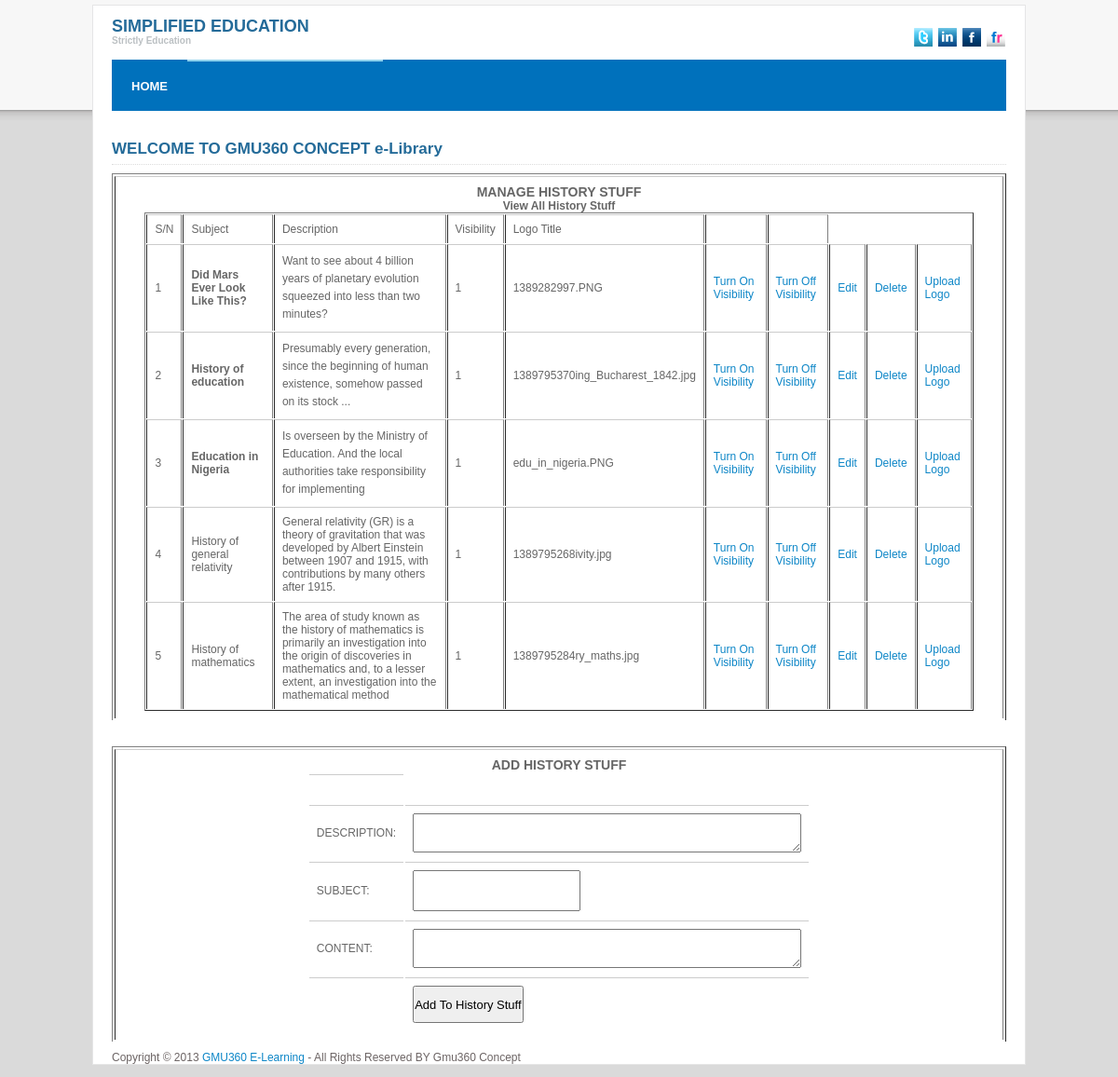
Page /administrator/manage_history_stuff.php on the committed database.
### tables this page shows
CREATE TABLE `history` (
  `id` int(11) NOT NULL auto_increment,
  `description` varchar(200) NOT NULL,
  `subject` varchar(100) NOT NULL,
  `content` text NOT NULL,
  `logo` varchar(100) NOT NULL,
  `visibility` int(11) NOT NULL,
  `entry_date` date NOT NULL,
  PRIMARY KEY  (`id`)
);

### administrator/manage_history_stuff.php (the view, shortened to what this page needs)
<!DOCTYPE html PUBLIC "-//W3C//DTD XHTML 1.0 Transitional//EN" "http://www.w3.org/TR/xhtml1/DTD/xhtml1-transitional.dtd">
<html xmlns="http://www.w3.org/1999/xhtml">
<head>
<link rel="stylesheet" href="../css/style.css" type="text/css" media="all" />
</head>
<body>
<div id="shell">
  <div id="header">
    <h1 id="logo"><a href="#">SIMPLIFIED EDUCATION<span>Strictly Education</span></a></h1>
    <div class="socials"> <a href="#" class="link link-twitter">Twitter</a> <a href="#" class="link link-linkedin">LinkedIn</a> <a href="#" class="link link-facebook">Facebook</a> <a href="#" class="link link-flickr">flickr</a> </div>
  </div>
  <div id="navigation">
    <ul>
      <li><a href="../index.php">HOME</a></li>
      <li><a href="#" class="active"></a></li>
      <li><a href="#" class="active"></a></li>
      <li><a href="#" class="active"></a></li>
      <li><a href="#" class="active"></a></li>
      <li><a href="#" class="active"></a></li>
    </ul>
  </div>
  <div id="main">
    <br/><br/>
    <h2><a href="index.php">WELCOME TO GMU360 CONCEPT e-Library </a></h2>
    <table width="100%" border="1" id="box-table-a">
    <tr width="100%">
      <td width="40%">
      <center>
  <div id="bar">
    <h3>MANAGE HISTORY STUFF</h3></div>
<?php
$cat=mysql_query("SELECT *  FROM `history`");
?>
<legend><b>View All History Stuff</b><?php
if(mysql_num_rows($cat)>0){
?>
</legend><table width="95%" border="1" cellspacing="1">
	<tr class="thead">
        <td>S/N</td>
  <td>Subject</td>
      <td>Description</td>
    <td>Visibility</td>
    <td>Logo Title</td>
    <td></td>
    <td></td>
    </tr>
  <?php
$s=1;
  	while($l=mysql_fetch_array($cat)){
		$id=$l['id'];
	echo "<tr class= \"trodd\">";
	?>
    <td><?php echo $s++; ?></td>
    <td><?php echo $l['subject'];?></td>
        <td><?php echo $l['description'];?></td>
        <td><?php echo $l['visibility'];?></td>
        <td><?php echo $l['logo'];?></td>
   <?php echo "<td><a href='manage_history_stuff.php?deleteid=$id'>Turn On Visibility</a></td>"; ?>
   <?php echo "<td><a href='manage_history_stuff.php?deleteid2=$id'>Turn Off Visibility</a></td>"; ?>
         <?php echo "<td><a href='edit_history_stuff.php?id=$id'>Edit</a></td>"; ?>
    <?php echo "<td><a href='manage_history_stuff.php?deleteid3=$id'>Delete</a></td>"; ?>
        <?php echo "<td><a href='manage_history_stuff.php?deleteid4=$id'>Upload Logo</a></td>"; ?>
 </tr>
 <?php
}
}
?>
</table>
      </td>
      </tr>
        </table><br/><br/>
            <table width="100%" border="1" id="box-table-a">
    <tr width="100%">
      <td width="40%">
      <center>
<form action="<?php echo $_SERVER['PHP_SELF'];?>" method="post">
  <div id="bar">
    <h3>ADD HISTORY STUFF</h3></div>
        <table border="0" width="398" height="255px">
        <tr><td>&nbsp;</td></tr>
        	<tr>
            	<td height="37" ><p>DESCRIPTION:</p></label></td>
              <td ><textarea name="description"  cols="50" role="50"></textarea></td>
            </tr>
            <tr>
            	<td height="36"><p>SUBJECT:</p></td>
              <td><input id="input" type="text"  name="subject" /></td>
            </tr>
            <tr>
            	<td height="37" ><p>CONTENT:</p></label></td>
              <td ><textarea name="content" cols="50" role="50"></textarea></td>
            </tr>
            <tr>
            	<td><label></label></td>
                <td align="justify"><input name="button" type="submit"  id="button" value="Add To History Stuff"/></td>
            </tr>
        </table>
	</form>
    </center>
      </td>
      </tr>
        </table>
  </div>
      <p class="lf">Copyright &copy; 2013 <a href="#">GMU360 E-Learning </a> - All Rights Reserved BY Gmu360 Concept</p>
</div>
</body>
</html>

### css/style.css (style rules this page uses)
* { padding:0; margin:0; outline:0; }
body { font-size:12px; font-family:Arial, "Trebuchet MS", sans-serif; color:#6c6464; background:#dadada url(images/body.gif) left top repeat-x; padding:5px 0 13px 0; }
a { color:#0d86c7; text-decoration:none; }
input, textarea, select { font-family:Arial, Helvetica, Sans-Serif; font-size:13px; color:#000000; height:40px; }
h2 { font-size:17px; color:#246b99; padding-bottom:6px; border-bottom:1px dotted #dcdcdc; margin-bottom:9px; position:relative; }
h2 a { color:#246b99; }
#shell { width:960px; padding:0 20px; margin:0 auto; background:#fff; border:1px solid #e5e5e6; }
#header { height:58px; position:relative; }
#logo { padding-top:12px; }
#logo a { font-size:18px; color:#246b99; line-height:20px; text-decoration:none; }
#logo a span { font-size:10px; line-height:12px; display:block; color:#bbc0c3; }
.socials { position:absolute; top:24px; right:1px; width:104px; }
.socials .link { float:left; width:20px; height:20px; margin-left:6px; background:url(images/socials.gif); font-size:0; line-height:0; text-indent:-4000px; }
.socials .link-twitter { background-position:0 top; }
.socials .link-linkedin { background-position:-20px top; }
.socials .link-facebook { background-position:-40px top; }
.socials .link-flickr { background-position:-60px top; }
#navigation { height:55px; background-color:#0071bc; margin-bottom:1px; position:relative; }
#navigation ul { list-style:none; }
#navigation ul li { float:left; display:inline; border-right:0px solid #fff; height:55px; line-height:53px; }
#navigation ul li a { float:left; color:#fefefe; font-size:13px; font-weight:bold; padding:2px 21px 0 21px; text-decoration:none; }
#navigation ul li a.active, #navigation ul li a:hover { text-decoration:none; background:url(images/navigation-active.gif); }
#main { padding:2px 0 10px 0; }
#main p { line-height:19px; }
#box-table-a { font-size: 12px; margin: 0px; text-align: left; border-collapse: separate; border-bottom:none; }
#box-table-a td { padding: 8px; background: none; border-top: 1px solid #CCC; color: #666; border-bottom: none !important; }

### rows in the picture
history: subject "Did Mars Ever Look Like This?", description "Want to see about 4 billion years of planetary evolution squeezed into less than two minutes?", visibility "1", logo "1389282997.PNG"
history: subject "History of education", description "Presumably every generation, since the beginning of human existence, somehow passed on its stock ...", visibility "1", logo "1389795370ing_Bucharest_1842.jpg"
history: subject "Education in Nigeria", description "Is overseen by the Ministry of Education. And the local authorities take responsibility for implementing", visibility "1", logo "edu_in_nigeria.PNG"
history: subject "History of general relativity", description "General relativity (GR) is a theory of gravitation that was developed by Albert Einstein between 1907 and 1915, with contributions by many others after 1915.", visibility "1", logo "1389795268ivity.jpg"
history: subject "History of mathematics", description "The area of study known as the history of mathematics is primarily an investigation into the origin of discoveries in mathematics and, to a lesser extent, an investigation into the mathematical method", visibility "1", logo "1389795284ry_maths.jpg"
